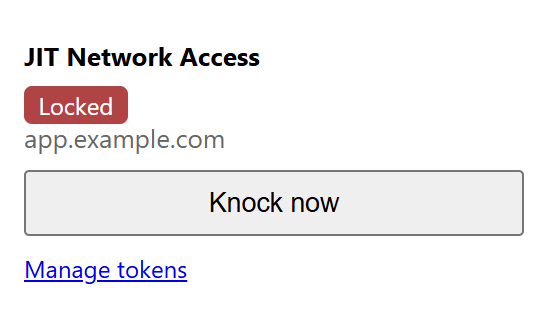
#> input picture docs/img/ext-popup-locked.png, 548 x 322 px
$ python make-assets.py
#> lines starting #> are read from the running program, lines starting #| are printed output that depends on the picture
#!/usr/bin/env python3
"""Build Chrome Web Store screenshots from the docs screenshots.

    python3 extension/store-assets/make-assets.py

The store accepts screenshots at EXACTLY 1280x800 or 640x400 and nothing else,
while the sources in docs/img are whatever size the window happened to be. This
letterboxes each one onto a 1280x800 canvas with a caption, rather than
stretching it — a distorted UI screenshot reads as a careless listing.

Sources are never modified. Re-run after replacing anything in docs/img.
"""
import pathlib
import sys

from PIL import Image, ImageDraw, ImageFont

W, H = 1280, 800
BG = (245, 247, 250)
INK = (17, 24, 39)
SUB = (100, 116, 139)
EDGE = (214, 221, 230)

MARGIN_X, TOP, BOTTOM = 90, 150, 70
MAX_UPSCALE = 1.6          # past this, a UI screenshot just looks soft

ROOT = pathlib.Path(__file__).resolve().parents[2]
SRC = ROOT / "docs" / "img"
OUT = pathlib.Path(__file__).resolve().parent

# Order matters: this is the order they appear in the listing carousel. The
# store allows at most FIVE, so the four extension shots are the budget.
#
# crop is (top, bottom) in source pixels, or None for the whole image. The
# options page is 1560x1776 — letterboxing all of it onto a 1280x800 canvas
# shrinks it to a third of size and the body text stops being readable, so it is
# cropped to the part that carries the point.
SHOTS = [
    ("01-locked.png", "ext-popup-locked.png", None,
     "Protected sites stay dark", "The toolbar shows what this tab's state actually is"),
    ("02-unlocked.png", "ext-popup-unlocked.png", None,
     "One knock, and it opens", "No login form, no code to copy, nothing to click"),
    ("03-enroll.png", "ext-enroll.png", None,
     "You see exactly what you're granting", "Enrollment names the sites, and asks for those sites only"),
    ("04-options.png", "ext-options.png", (1098, 1750),
     "Manage this browser's enrolled devices", "Keys are stored non-extractable and are never synced"),
    # Server side, not the extension. Chrome asks that screenshots demonstrate
    # the extension itself, so these are built but prefixed as optional.
    ("optional-05-admin-overview.png", "plugin-overview.png", None,
     "Administrators issue device tokens", "Server-side UI — not part of the extension"),
    ("optional-06-admin-create.png", "plugin-create.png", None,
     "Each token names the sites it may open", "Server-side UI — not part of the extension"),
    ("optional-07-admin-link.png", "plugin-enroll-link.png", None,
     "Enrollment links carry a one-time code", "The secret is never in the link"),
]


def load_font(size, bold=False):
    names = (["segoeuib.ttf", "arialbd.ttf", "DejaVuSans-Bold.ttf"] if bold
             else ["segoeui.ttf", "arial.ttf", "DejaVuSans.ttf"])
    for n in names:
        for p in (pathlib.Path("C:/Windows/Fonts") / n, pathlib.Path("/usr/share/fonts/truetype/dejavu") / n):
            if p.exists():
                try:
                    return ImageFont.truetype(str(p), size)
                except OSError:
                    pass
    return None


def centered(draw, text, y, font, fill):
    if font is None:
        return
    w = draw.textbbox((0, 0), text, font=font)[2]
    draw.text(((W - w) // 2, y), text, font=font, fill=fill)


def build(out_name, src_name, crop, title, subtitle):
#> called with out_name = '01-locked.png', src_name = 'ext-popup-locked.png', title = 'Protected sites stay dark'
    src = SRC / src_name
    if not src.exists():
        print(f"  SKIP {out_name}: {src} not found")
        return False

    shot = Image.open(src).convert("RGB")
#> shot is the input picture: PIL image 548x322 RGB; mean R, G, B 243.1, 241, 242.4
    if crop:
        top, bottom = crop
        shot = shot.crop((0, top, shot.width, min(bottom, shot.height)))
    box_w, box_h = W - 2 * MARGIN_X, H - TOP - BOTTOM
    scale = min(box_w / shot.width, box_h / shot.height, MAX_UPSCALE)
#> scale = 1.6
    new = (max(1, round(shot.width * scale)), max(1, round(shot.height * scale)))
#> new = (877, 515)
    shot = shot.resize(new, Image.LANCZOS)
#> shot: PIL image 877x515 RGB

    canvas = Image.new("RGB", (W, H), BG)
    draw = ImageDraw.Draw(canvas)
    centered(draw, title, 46, load_font(40, bold=True), INK)
    centered(draw, subtitle, 100, load_font(23), SUB)

    x = (W - shot.width) // 2
#> x = 201
    y = TOP + (box_h - shot.height) // 2
#> y = 182
    # Hairline so a white UI does not bleed into the canvas.
    draw.rectangle([x - 1, y - 1, x + shot.width, y + shot.height], outline=EDGE)
    canvas.paste(shot, (x, y))

    canvas.save(OUT / out_name, "PNG", optimize=True)
    print(f"  {out_name:34} <- {src_name:24} {new[0]}x{new[1]} @ {scale:.2f}x")
#|   01-locked.png                      <- ext-popup-locked.png     877x515 @ 1.60x
    return True


def main():
    if not SRC.exists():
        sys.exit(f"no source directory: {SRC}")
    print(f"building {W}x{H} store screenshots into {OUT}")
    made = sum(build(*s) for s in SHOTS)
#> call 2 of build, with out_name = '02-unlocked.png', src_name = 'ext-popup-unlocked.png', title = 'One knock, and it opens'
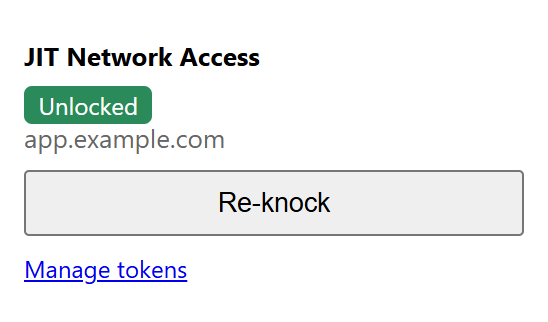
#> input picture docs/img/ext-popup-unlocked.png, 548 x 322 px
#> in build, shot is the input picture: PIL image 548x322 RGB; mean R, G, B 239.6, 241.9, 242.2
#|   02-unlocked.png                    <- ext-popup-unlocked.png   877x515 @ 1.60x
#> call 3 of build, with out_name = '03-enroll.png', src_name = 'ext-enroll.png', title = "You see exactly what you're granting"
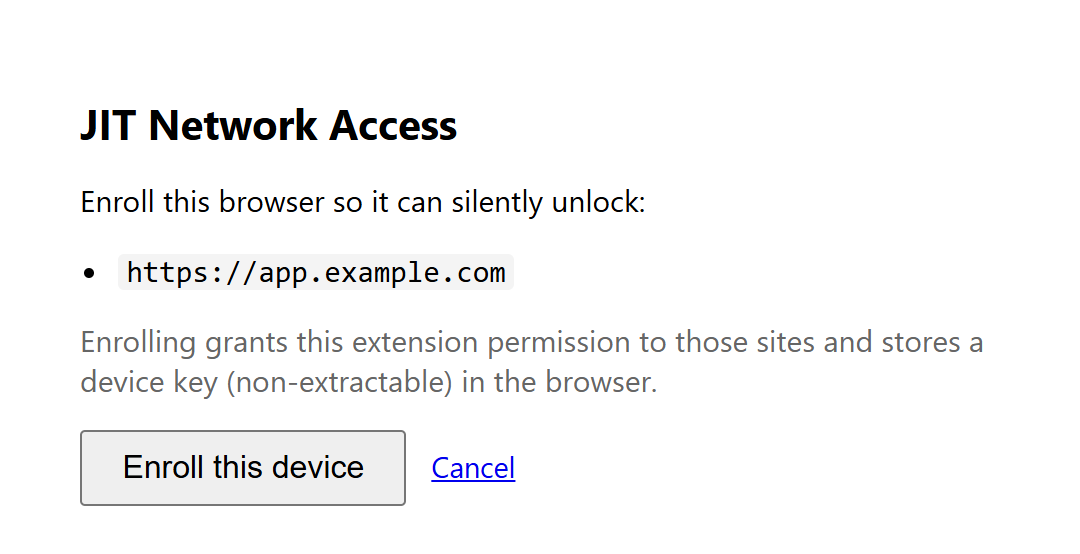
#> input picture docs/img/ext-enroll.png, 1080 x 554 px
#> in build, shot is the input picture: PIL image 1080x554 RGB; mean R, G, B 246.9, 246.9, 247.2
#> in build (call 3), `canvas.paste(shot, (x, y))`:
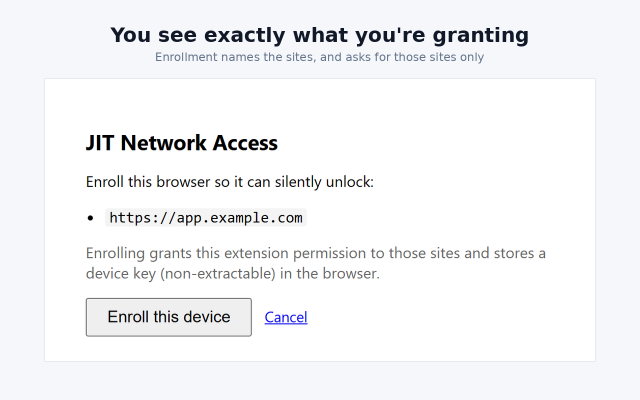
#> canvas: PIL image 1280x800 RGB (shown at 1/2 size); mean R, G, B 243.4, 244.3, 245.8
#|   03-enroll.png                      <- ext-enroll.png           1100x564 @ 1.02x
#> call 4 of build, with out_name = '04-options.png', src_name = 'ext-options.png', crop = (1098, 1750), title = "Manage this browser's enrolled devices"
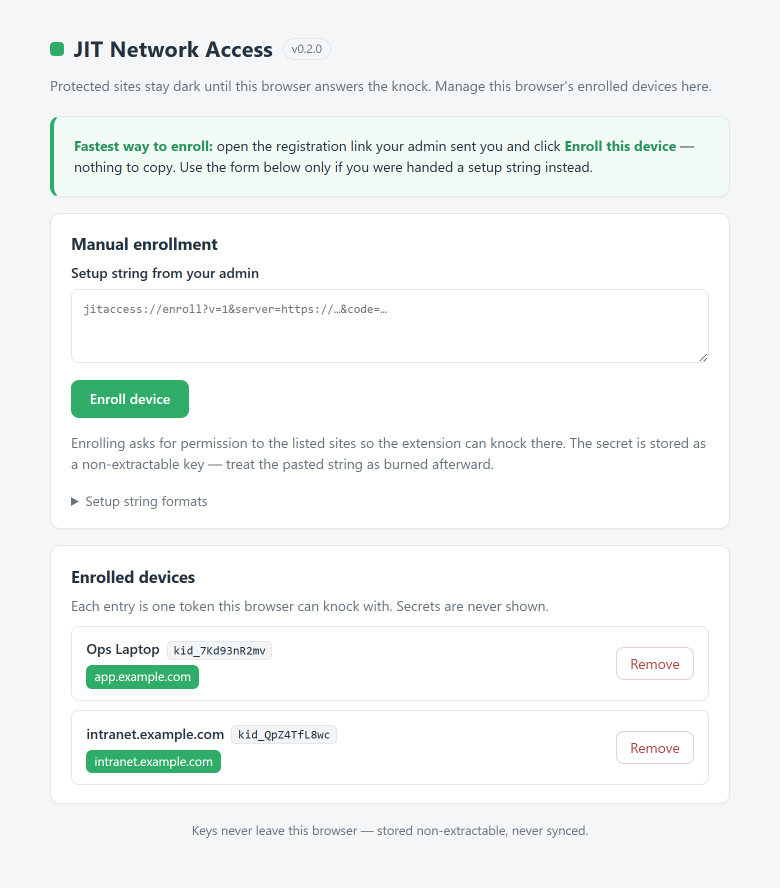
#> input picture docs/img/ext-options.png, 1560 x 1776 px (shown at 1/2 size)
#> in build, shot is the input picture: PIL image 1560x1776 RGB; mean R, G, B 242.8, 246.2, 245.9
#> in build (call 4), `shot = shot.crop((0, top, shot.width, min(bottom, shot.height)))`:
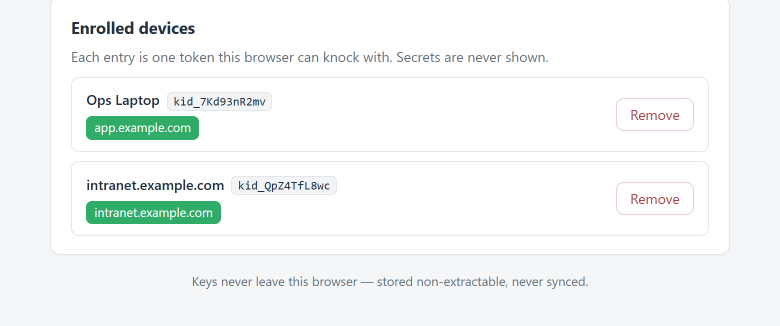
#> shot: PIL image 1560x652 RGB (shown at 1/2 size); mean R, G, B 243.7, 247.1, 246.6
#> in build (call 4), `shot = shot.resize(new, Image.LANCZOS)`:
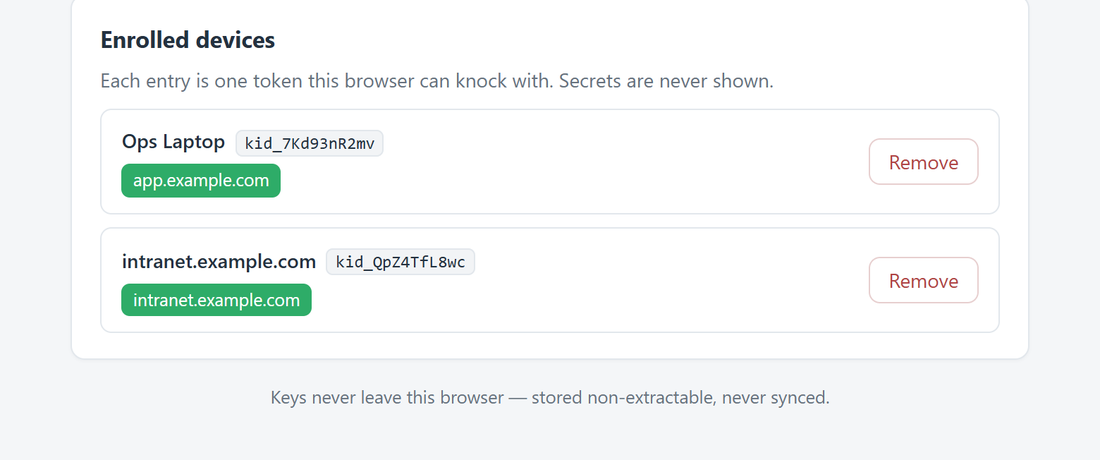
#> shot: PIL image 1100x460 RGB; mean R, G, B 243.6, 246.9, 246.5
#> in build (call 4), `canvas.paste(shot, (x, y))`:
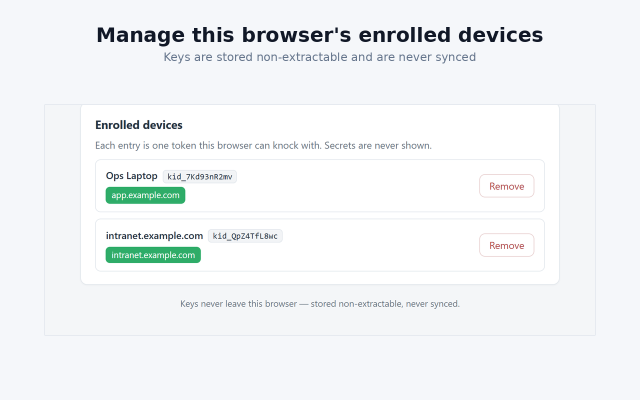
#> canvas: PIL image 1280x800 RGB (shown at 1/2 size); mean R, G, B 241.4, 244.1, 245.6
#|   04-options.png                     <- ext-options.png          1100x460 @ 0.71x
    print(f"{made} screenshot(s) written")
    if load_font(40, bold=True) is None:
        print("NOTE: no TrueType font found — captions were omitted")
    return 0


if __name__ == "__main__":
    sys.exit(main())
#> (the program exits here)
